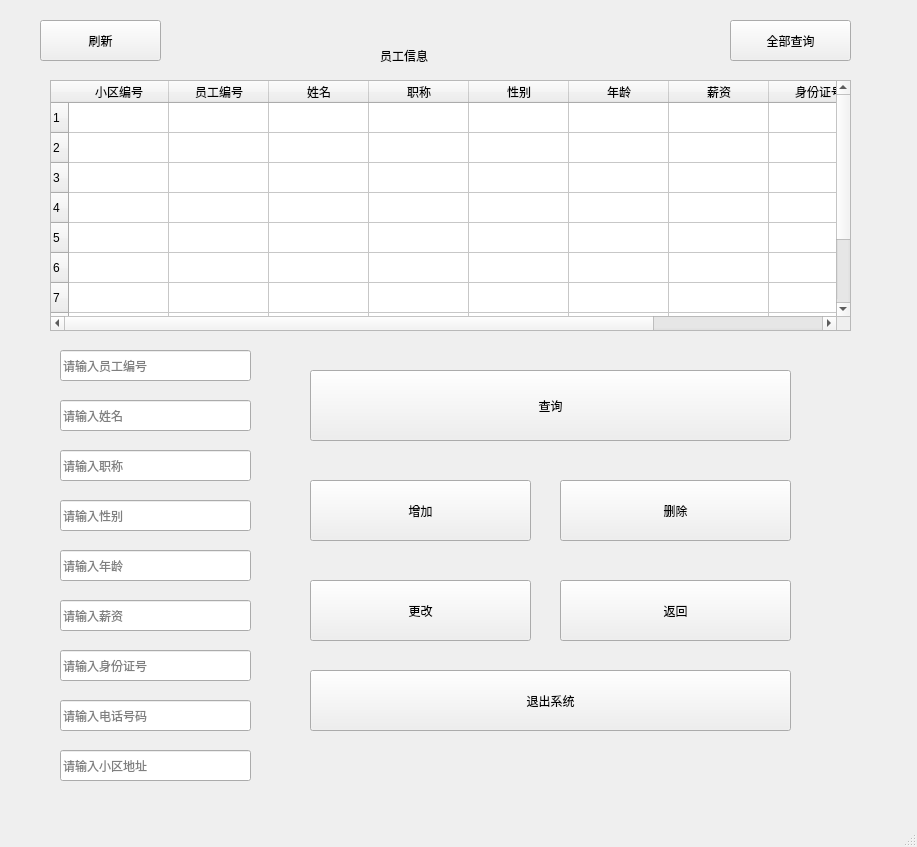
<?xml version="1.0" encoding="UTF-8"?>
<ui version="4.0">
 <class>MainWindow</class>
 <widget class="QMainWindow" name="MainWindow">
  <property name="geometry">
   <rect>
    <x>0</x>
    <y>0</y>
    <width>917</width>
    <height>847</height>
   </rect>
  </property>
  <property name="windowTitle">
   <string>super_root_员工信息</string>
  </property>
  <widget class="QWidget" name="centralwidget">
   <widget class="QPushButton" name="pushButton_7">
    <property name="geometry">
     <rect>
      <x>310</x>
      <y>670</y>
      <width>481</width>
      <height>61</height>
     </rect>
    </property>
    <property name="styleSheet">
     <string notr="true">font: 18pt &quot;Arial&quot;;</string>
    </property>
    <property name="text">
     <string>退出系统</string>
    </property>
   </widget>
   <widget class="QPushButton" name="pushButton_1">
    <property name="geometry">
     <rect>
      <x>40</x>
      <y>20</y>
      <width>121</width>
      <height>41</height>
     </rect>
    </property>
    <property name="text">
     <string>刷新</string>
    </property>
   </widget>
   <widget class="QTableWidget" name="tableWidget">
    <property name="geometry">
     <rect>
      <x>50</x>
      <y>80</y>
      <width>801</width>
      <height>251</height>
     </rect>
    </property>
    <row>
     <property name="text">
      <string>1</string>
     </property>
    </row>
    <row>
     <property name="text">
      <string>2</string>
     </property>
    </row>
    <row>
     <property name="text">
      <string>3</string>
     </property>
    </row>
    <row>
     <property name="text">
      <string>4</string>
     </property>
    </row>
    <row>
     <property name="text">
      <string>5</string>
     </property>
    </row>
    <row>
     <property name="text">
      <string>6</string>
     </property>
    </row>
    <row>
     <property name="text">
      <string>7</string>
     </property>
    </row>
    <row>
     <property name="text">
      <string>8</string>
     </property>
    </row>
    <row>
     <property name="text">
      <string>9</string>
     </property>
    </row>
    <row>
     <property name="text">
      <string>10</string>
     </property>
    </row>
    <column>
     <property name="text">
      <string>小区编号</string>
     </property>
    </column>
    <column>
     <property name="text">
      <string>员工编号</string>
     </property>
    </column>
    <column>
     <property name="text">
      <string>姓名</string>
     </property>
    </column>
    <column>
     <property name="text">
      <string>职称</string>
     </property>
    </column>
    <column>
     <property name="text">
      <string>性别</string>
     </property>
    </column>
    <column>
     <property name="text">
      <string>年龄</string>
     </property>
    </column>
    <column>
     <property name="text">
      <string>薪资</string>
     </property>
    </column>
    <column>
     <property name="text">
      <string>身份证号</string>
     </property>
    </column>
    <column>
     <property name="text">
      <string>电话号码</string>
     </property>
    </column>
   </widget>
   <widget class="QLineEdit" name="lineEdit_7">
    <property name="geometry">
     <rect>
      <x>60</x>
      <y>650</y>
      <width>191</width>
      <height>31</height>
     </rect>
    </property>
    <property name="placeholderText">
     <string>请输入身份证号</string>
    </property>
   </widget>
   <widget class="QLineEdit" name="lineEdit">
    <property name="geometry">
     <rect>
      <x>60</x>
      <y>350</y>
      <width>191</width>
      <height>31</height>
     </rect>
    </property>
    <property name="placeholderText">
     <string>请输入员工编号</string>
    </property>
   </widget>
   <widget class="QPushButton" name="pushButton_5">
    <property name="geometry">
     <rect>
      <x>310</x>
      <y>580</y>
      <width>221</width>
      <height>61</height>
     </rect>
    </property>
    <property name="styleSheet">
     <string notr="true">font: 18pt &quot;Arial&quot;;</string>
    </property>
    <property name="text">
     <string>更改</string>
    </property>
   </widget>
   <widget class="QPushButton" name="pushButton_4">
    <property name="geometry">
     <rect>
      <x>560</x>
      <y>480</y>
      <width>231</width>
      <height>61</height>
     </rect>
    </property>
    <property name="styleSheet">
     <string notr="true">font: 18pt &quot;Arial&quot;;</string>
    </property>
    <property name="text">
     <string>删除</string>
    </property>
   </widget>
   <widget class="QLineEdit" name="lineEdit_3">
    <property name="geometry">
     <rect>
      <x>60</x>
      <y>450</y>
      <width>191</width>
      <height>31</height>
     </rect>
    </property>
    <property name="placeholderText">
     <string>请输入职称</string>
    </property>
   </widget>
   <widget class="QPushButton" name="pushButton_2">
    <property name="geometry">
     <rect>
      <x>310</x>
      <y>370</y>
      <width>481</width>
      <height>71</height>
     </rect>
    </property>
    <property name="styleSheet">
     <string notr="true">font: 18pt &quot;Arial&quot;;</string>
    </property>
    <property name="text">
     <string>查询</string>
    </property>
   </widget>
   <widget class="QLineEdit" name="lineEdit_4">
    <property name="geometry">
     <rect>
      <x>60</x>
      <y>500</y>
      <width>191</width>
      <height>31</height>
     </rect>
    </property>
    <property name="placeholderText">
     <string>请输入性别</string>
    </property>
   </widget>
   <widget class="QLineEdit" name="lineEdit_8">
    <property name="geometry">
     <rect>
      <x>60</x>
      <y>700</y>
      <width>191</width>
      <height>31</height>
     </rect>
    </property>
    <property name="placeholderText">
     <string>请输入电话号码</string>
    </property>
   </widget>
   <widget class="QLineEdit" name="lineEdit_6">
    <property name="geometry">
     <rect>
      <x>60</x>
      <y>600</y>
      <width>191</width>
      <height>31</height>
     </rect>
    </property>
    <property name="placeholderText">
     <string>请输入薪资</string>
    </property>
   </widget>
   <widget class="QLineEdit" name="lineEdit_5">
    <property name="geometry">
     <rect>
      <x>60</x>
      <y>550</y>
      <width>191</width>
      <height>31</height>
     </rect>
    </property>
    <property name="placeholderText">
     <string>请输入年龄</string>
    </property>
   </widget>
   <widget class="QLabel" name="label">
    <property name="geometry">
     <rect>
      <x>380</x>
      <y>30</y>
      <width>141</width>
      <height>51</height>
     </rect>
    </property>
    <property name="styleSheet">
     <string notr="true">font: 18pt &quot;Arial&quot;;</string>
    </property>
    <property name="text">
     <string>员工信息</string>
    </property>
   </widget>
   <widget class="QPushButton" name="pushButton">
    <property name="geometry">
     <rect>
      <x>730</x>
      <y>20</y>
      <width>121</width>
      <height>41</height>
     </rect>
    </property>
    <property name="text">
     <string>全部查询</string>
    </property>
   </widget>
   <widget class="QPushButton" name="pushButton_6">
    <property name="geometry">
     <rect>
      <x>560</x>
      <y>580</y>
      <width>231</width>
      <height>61</height>
     </rect>
    </property>
    <property name="styleSheet">
     <string notr="true">font: 18pt &quot;Arial&quot;;</string>
    </property>
    <property name="text">
     <string>返回</string>
    </property>
   </widget>
   <widget class="QLineEdit" name="lineEdit_2">
    <property name="geometry">
     <rect>
      <x>60</x>
      <y>400</y>
      <width>191</width>
      <height>31</height>
     </rect>
    </property>
    <property name="placeholderText">
     <string>请输入姓名</string>
    </property>
   </widget>
   <widget class="QPushButton" name="pushButton_3">
    <property name="geometry">
     <rect>
      <x>310</x>
      <y>480</y>
      <width>221</width>
      <height>61</height>
     </rect>
    </property>
    <property name="styleSheet">
     <string notr="true">font: 18pt &quot;Arial&quot;;</string>
    </property>
    <property name="text">
     <string>增加</string>
    </property>
   </widget>
   <widget class="QLineEdit" name="lineEdit_9">
    <property name="geometry">
     <rect>
      <x>60</x>
      <y>750</y>
      <width>191</width>
      <height>31</height>
     </rect>
    </property>
    <property name="placeholderText">
     <string>请输入小区地址</string>
    </property>
   </widget>
  </widget>
  <widget class="QMenuBar" name="menubar">
   <property name="geometry">
    <rect>
     <x>0</x>
     <y>0</y>
     <width>917</width>
     <height>26</height>
    </rect>
   </property>
  </widget>
  <widget class="QStatusBar" name="statusbar"/>
 </widget>
 <resources/>
 <connections/>
</ui>
